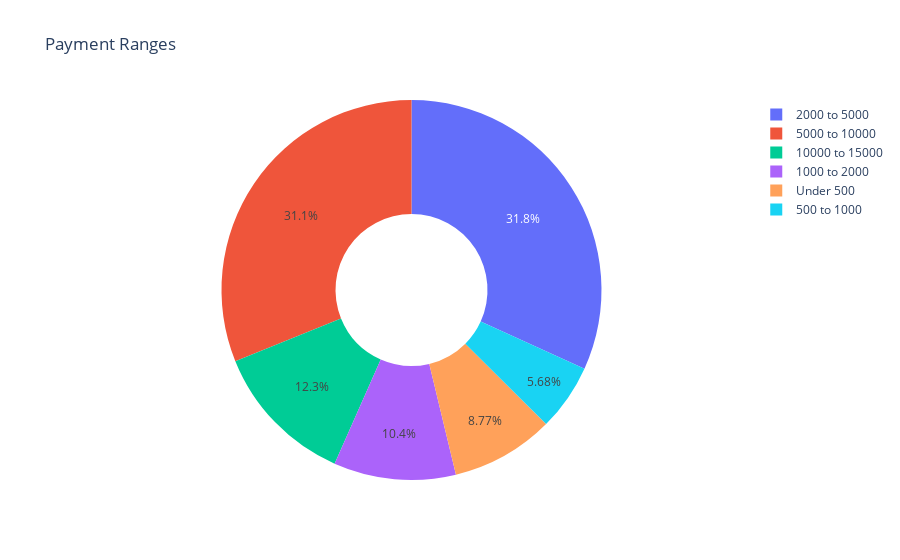

The notebook cell this image was saved under:
### Markdown cell above
This pie-chart shows all types of payments that are represented in used dataset.

### Code cell
count_payment_ranges(default_df)

### Figure 1 — Plotly figure (JSON) as saved in the notebook; plotly's stock layout.template omitted (floating-point values rounded to 4 significant figures)
{"data": [{"domain": {"x": [0, 1], "y": [0, 1]}, "hole": 0.4, "hovertemplate": "label=%{label}<br>value=%{value}<extra></extra>", "labels": ["Under 500", "500 to 1000", "1000 to 2000", "2000 to 5000", "5000 to 10000", "10000 to 15000"], "legendgroup": "", "name": "", "showlegend": true, "type": "pie", "values": [1129, 731, 1338, 4093, 4005, 1578]}], "layout": {"legend": {"tracegroupgap": 0}, "title": {"text": "Payment Ranges"}}}
